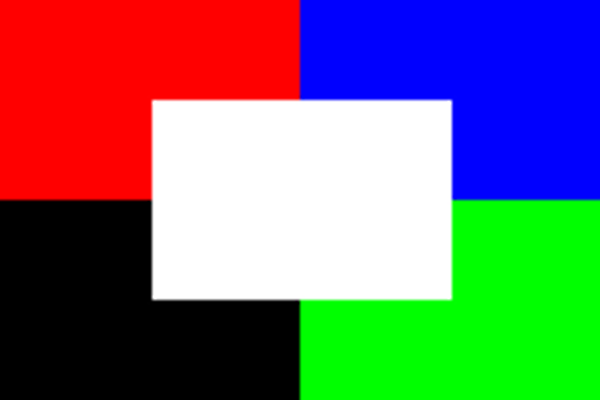
#> input picture Learn PYTHON_Python OGREN/11_Yapay Zeka Artificial Intelligence/opencv_projects/images/ornekresim01_600x400.png, 600 x 400 px
$ python 'opencv_33 resim birleştirme3.py'
#> lines starting #> are read from the running program, lines starting #| are printed output that depends on the picture
# Resim birleştirme
import cv2
import matplotlib.pyplot as plt
r1 = cv2.imread('images/ornekresim01_600x400.png')
#> r1 is the input picture: shape (400, 600, 3); mean B, G, R 111.4, 111.4, 111.8
r2 = cv2.imread('images/square1_600x400.png')
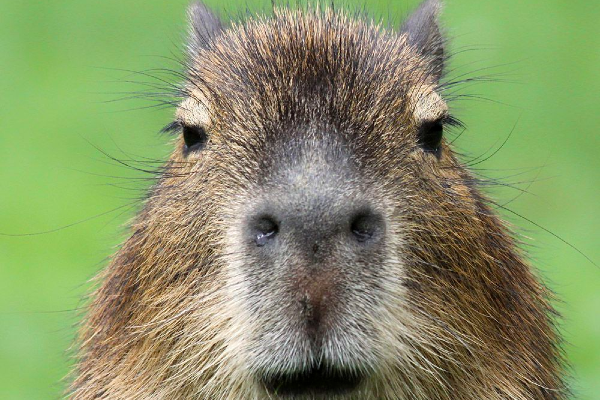
#> input picture Learn PYTHON_Python OGREN/11_Yapay Zeka Artificial Intelligence/opencv_projects/images/square1_600x400.png, 600 x 400 px
#> r2 is the input picture: shape (400, 600, 3); mean B, G, R 103.2, 147.4, 135.1

birlesik = cv2.addWeighted(r1, 0.2, r2, 0.3, 100)
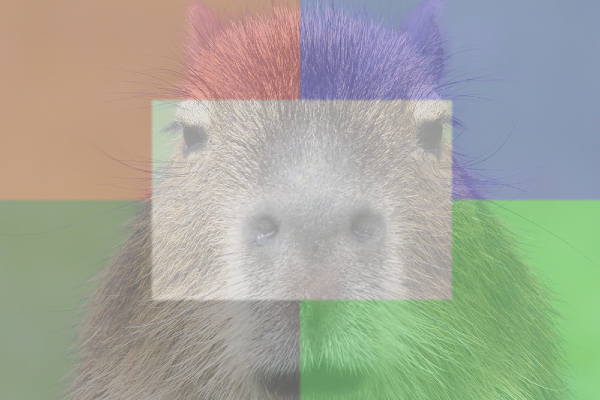
#> birlesik: shape (400, 600, 3); mean B, G, R 153.2, 166.5, 162.9

cv2.imshow('Resim birleştirme:', birlesik)

print("Resim1[10,20] renkleri:",r1[10,20])
#| Resim1[10,20] renkleri: [  0   0 255]
print("Resim2[10,20] renkleri:",r2[10,20])
#| Resim2[10,20] renkleri: [ 99 185 129]
print("birlesik[10,20] renkleri:",birlesik[10,20])
#| birlesik[10,20] renkleri: [130 156 190]

cv2.waitKey(0)
cv2.destroyAllWindows()
